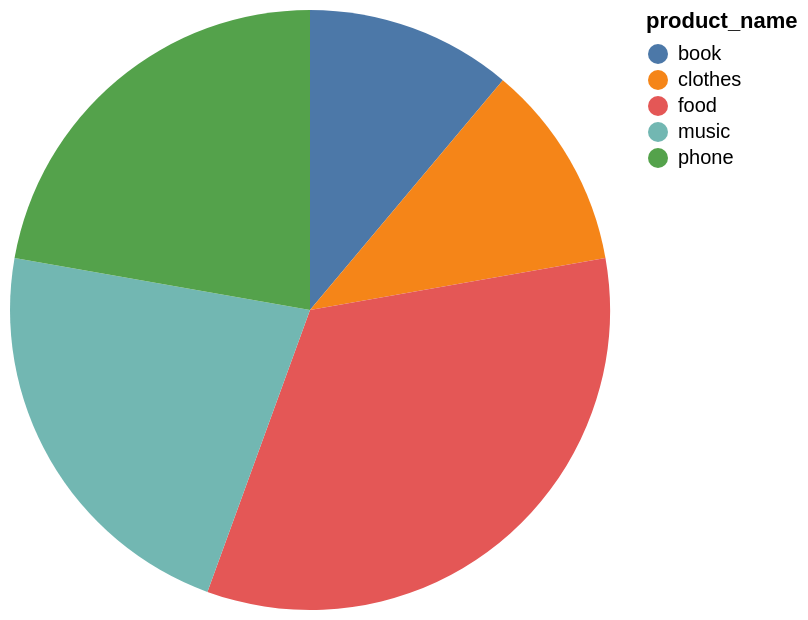

Write the Vega-Lite specification saved for this chart.
### Vega-Lite specification from a JSON file in a GitHub repository (floating-point values rounded to 4 significant figures)
{"data": {"values": [{"x_data": "book", "y_data": 1}, {"x_data": "clothes", "y_data": 1}, {"x_data": "food", "y_data": 3}, {"x_data": "music", "y_data": 2}, {"x_data": "phone", "y_data": 2}]}, "mark": "arc", "encoding": {"theta": {"field": "y_data", "type": "quantitative", "title": "COUNT(product_name)"}, "color": {"field": "x_data", "type": "nominal", "title": "product_name"}}}
